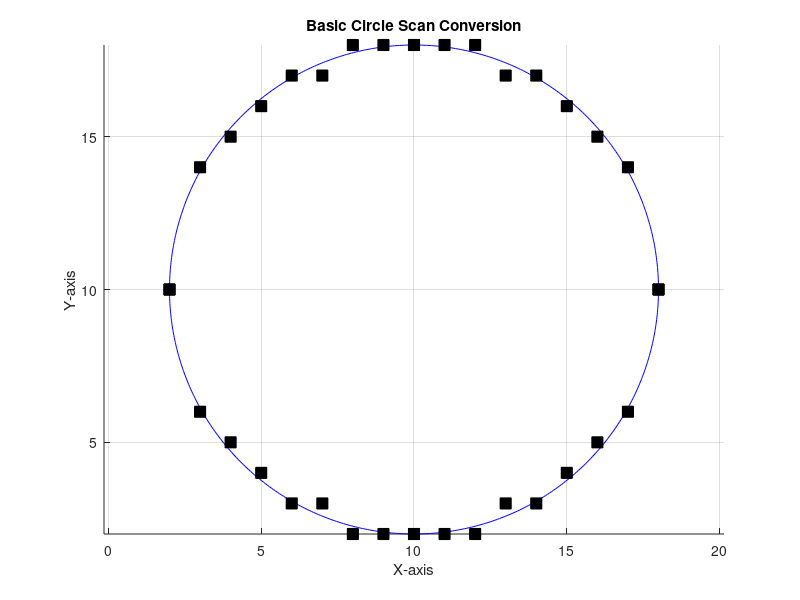

Source code (MATLAB):
clc; clear; close all;

RADIUS = 8;
CENTER_X = 10;
CENTER_Y = 10;

figure;
hold on;
grid on;
axis equal;
title('Basic Circle Scan Conversion');
xlabel('X-axis'); ylabel('Y-axis');

THETA = 0:0.01:2*pi;
X_CIRCLE = CENTER_X + RADIUS * cos(THETA);
Y_CIRCLE = CENTER_Y + RADIUS * sin(THETA);
plot(X_CIRCLE, Y_CIRCLE, 'b-');

for X = CENTER_X-RADIUS:CENTER_X+RADIUS
    Y = round(CENTER_Y + sqrt(RADIUS^2 - (X - CENTER_X)^2));
    plot(X, Y, 'ks', 'MarkerSize', 8, 'MarkerFaceColor', 'k');
    plot(X, 2*CENTER_Y - Y, 'ks', 'MarkerSize', 8, 'MarkerFaceColor', 'k');
end
